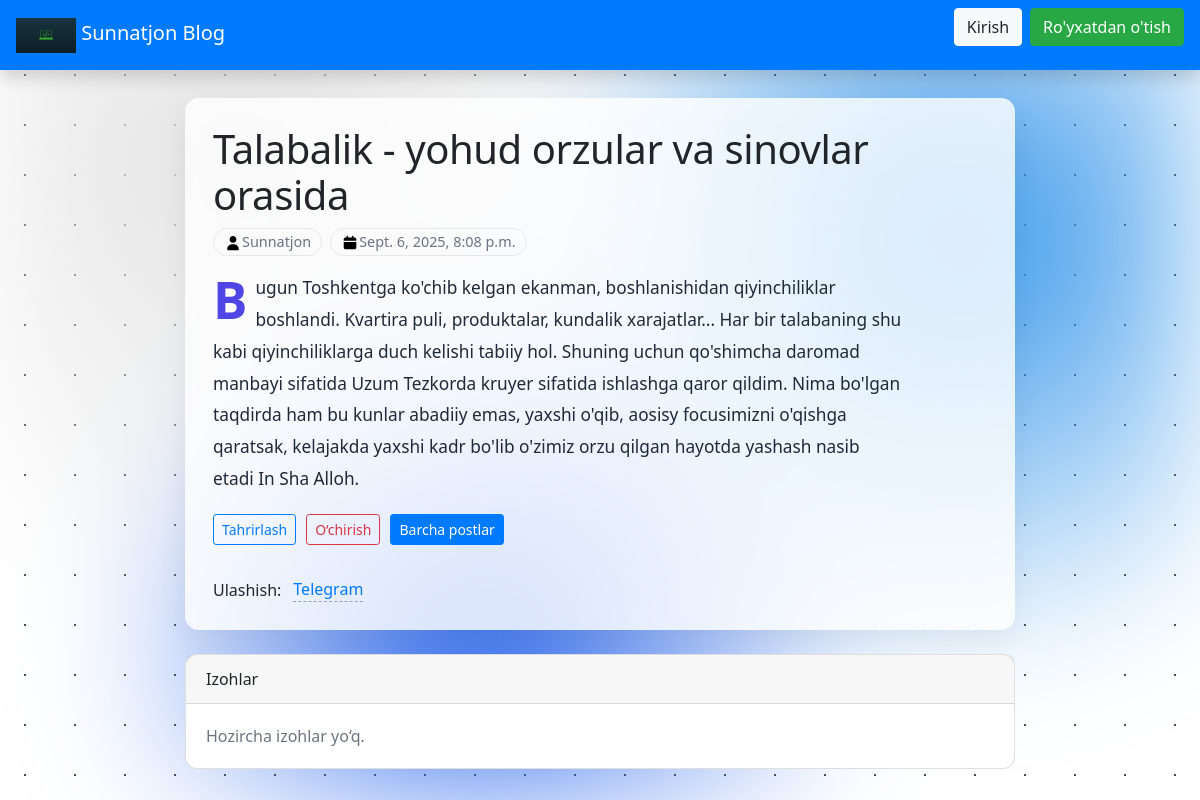
The app's page /articles/15/ with its own data.
### articles/models.py (models this page shows, shortened)
class Article(models.Model):
  title = models.CharField(max_length=1500)
  summary = models.CharField(max_length=200, blank=True)
  body = RichTextField()
  photo = models.ImageField(upload_to='images/', blank=True)
  date = models.DateTimeField(auto_now_add=True)
  author = models.ForeignKey(
    get_user_model(),
    on_delete=models.CASCADE,
  )

### accounts/models.py (models this page shows)
class CustomUser(AbstractUser):
  age = models.PositiveIntegerField(null=True, blank=True)

### articles/views.py (the view)
# urls.py: path('<int:pk>/', ArticleDetailView.as_view(), name='article_detail'),
class ArticleDetailView(DetailView):
  model = Article
  template_name = 'article_detail.html'

### templates/article_detail.html (shortened to what this page needs)
{% extends 'base.html' %}
{% block content %}
<div class="reading-wrap container py-4">
  <article class="article">
    <header class="article-head">
      <h1 class="title">{{ object.title }}</h1>
      <div class="meta">
        <p class="meta-pill">
            {{ object.author|title }}</p>
        <p class="meta-pill">{{ object.date }}</p>
      </div>
    </header>
    <div class="prose">
      {{ object.body|safe }}
    </div>
    <div class="actions">
        <a class="btn btn-sm btn-outline-primary" href="{% url 'article_edit' object.pk %}">Tahrirlash</a>
        <a class="btn btn-sm btn-outline-danger" href="{% url 'article_delete' object.pk %}">O‘chirish</a>
        <a class="btn btn-sm btn-primary" href="{% url 'article_list' %}">Barcha postlar</a>
    </div>
    <div class="share">
      <span>Ulashish:</span>
      <a class="share-link" target="_blank"
         href="https://t.me/share/url?url={{ request.build_absolute_uri }}&text={{ object.title }}">Telegram</a>
    </div>
  </article>
  <section class="comments card mt-4">
    <div class="card-header">Izohlar</div>
    {% if object.comments.all %}
      <ul class="list-group list-group-flush">
        {% for comment in object.comments.all %}
          <li class="list-group-item">
            <blockquote class="mb-0">
              <p class="mb-1">{{ comment }}</p>
              <footer class="text-muted">— {{ comment.author }}</footer>
            </blockquote>
          </li>
        {% endfor %}
      </ul>
    {% else %}
      <div class="card-body text-muted">Hozircha izohlar yo‘q.</div>
    {% endif %}
  </section>
</div>
{% endblock content %}

### staticfiles/css/article.css (style rules this page uses)
.reading-wrap { max-width: 860px; }
.article { background: rgba(255,255,255,.8); backdrop-filter: blur(6px); border-radius: 14px; padding: 28px; box-shadow: 0 10px 30px rgba(0,0,0,.06); }
.article-head .title { font-size: clamp(28px, 4.2vw, 40px); line-height: 1.15; letter-spacing: -.01em; margin-bottom: 10px; }
.meta { display:flex; align-items:center; gap:8px; color:#6b7280; }
.meta-pill { padding:2px 10px; border:1px solid #e5e7eb; border-radius:999px; font-size:.9rem; }
.actions { display:flex; gap:10px; margin: 14px 0 8px; }
.prose { max-width: 70ch; font-size: 1.08rem; line-height: 1.85; color:#1f2937; }
.prose p { margin: 0 0 1.1em; }
.prose p:first-of-type::first-letter { float:left; font-size:3.2rem; line-height:.9; padding:.25rem .5rem 0 0; font-weight:700; color:#4f46e5; }
.share { margin-top: 2rem; display:flex; align-items:center; gap:.75rem; }
.share .share-link { text-decoration:none; border-bottom:1px dashed #94a3b8; }

### templates/base.html (style rules this page uses)
body { font-family: 'Segoe UI', Tahoma, Geneva, Verdana, sans-serif; }
.card { border-radius: 12px; transition: 0.3s; }
body { background: #ffffff; }

### records on screen
Article: title "Talabalik - yohud orzular va sinovlar orasida", author "Sunnatjon", date "Sept. 6, 2025, 8:08 p.m.", body "Bugun Toshkentga ko'chib kelgan ekanman, boshlanishidan qiyinchiliklar boshlandi. Kvartira puli, produktalar, kundalik xarajatlar... Har bir talabaning shu kabi qiyinchiliklarga duch kelishi tabiiy hol. Shuning uchun qo'shimcha daromad manbayi sifatida Uzum Tezkorda kruyer sifatida ishlashga qaror qildim. Nima bo'lgan taqdirda ham bu kunlar abadiiy emas, yaxshi o'qib, aosisy focusimizni o'qishga qaratsak, kelajakda yaxshi kadr bo'lib o'zimiz orzu qilgan hayotda yashash nasib etadi In Sha Alloh."
